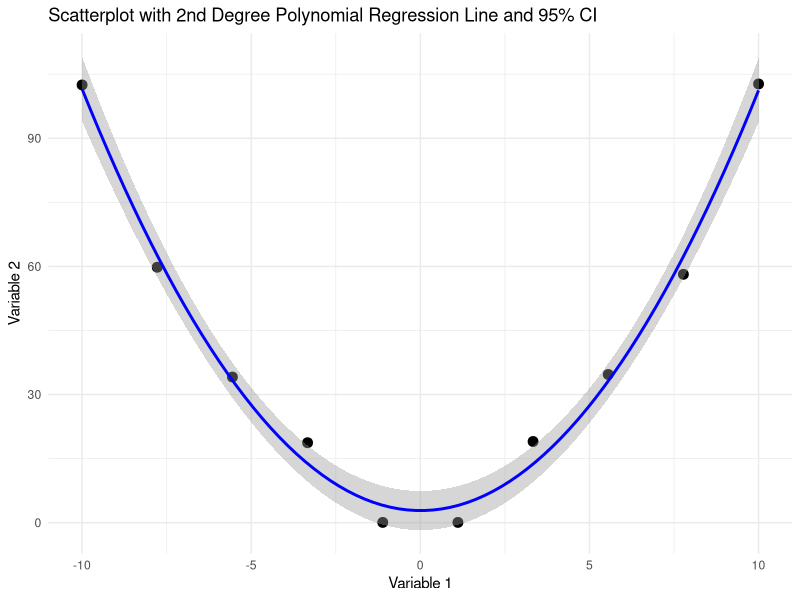

Write R code to recreate this figure.
## ---- chunk 1
# Install required packages if not already installed
if (!requireNamespace("knitr", quietly = TRUE)) install.packages("knitr")
if (!requireNamespace("kableExtra", quietly = TRUE)) install.packages("kableExtra")
if (!requireNamespace("ggplot2", quietly = TRUE)) install.packages("ggplot2")
if (!requireNamespace("rmarkdown", quietly = TRUE)) install.packages("rmarkdown")

# Load required libraries
library(knitr)
library(kableExtra)
library(ggplot2)
library(rmarkdown)

knitr::opts_chunk$set(echo = TRUE)
## ---- chunk 2
# Import the data
data <- read.csv("../data/my_data.csv")

# Display the data
kable(data) %>%
  kable_minimal(full_width = F, position = "left")
## ---- chunk 3
# Plot the data with a polynomial regression line and 95% confidence interval
ggplot(data, aes(x = Variable1, y = Variable2)) +
  geom_point(size = 3) +
  stat_smooth(method = "lm", formula = y ~ poly(x, 2), se = TRUE, color = "blue") +
  theme_minimal() +
  labs(title = "Scatterplot with 2nd Degree Polynomial Regression Line and 95% CI",
       x = "Variable 1",
       y = "Variable 2")
